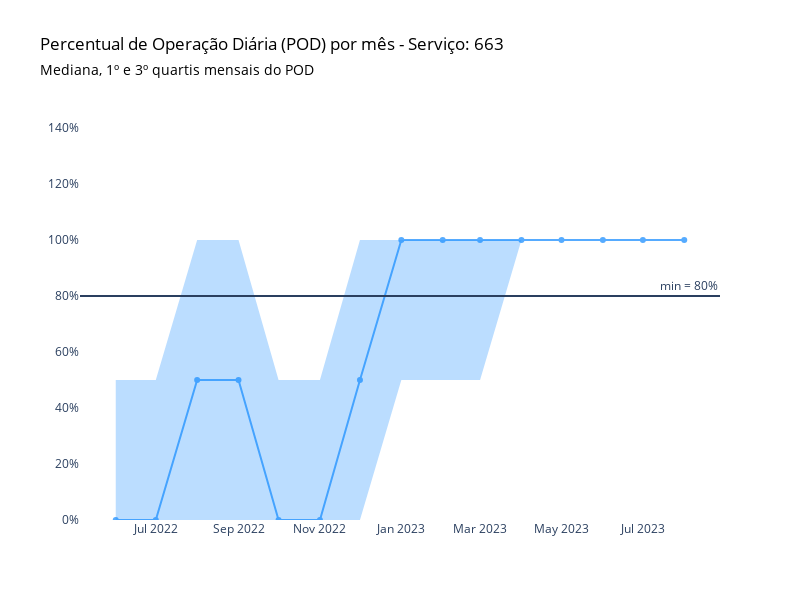

Notebook source saved alongside this figure:
### Code cell
# Criar o gráfico de linha
fig = go.Figure()

# Adicionando área sombreada para pod_pre_reprocessamento
fig.add_trace(go.Scatter(x=median_pre.index, y=q1_pre.values, 
                         line=dict(width=0), fill=None, mode='lines', name='Q1 Pre'))
fig.add_trace(go.Scatter(x=median_pre.index, y=q3_pre.values, 
                         fill='tonexty', fillcolor='rgba(30,144,255,0.3)', mode='lines', name='Q3 Pre', 
                         line=dict(width=0))) 

# Adicionando a linha da mediana para pod_pre_reprocessamento
fig.add_trace(go.Scatter(x=median_pre.index, y=median_pre.values,
                    mode='lines+markers',
                    name='Mediana Antes do Reprocessamento',
                    marker=dict(color='dodgerblue'),
                    opacity=0.75))

# Configurar layout e outros parâmetros do gráfico
fig.update_layout(
    title=dict(text="Percentual de Operação Diária (POD) por mês - Serviço: 663", font=dict(color='black')),
    showlegend=False,
    yaxis_range=[0, 150],
    yaxis_ticksuffix="%",
    width=800,
    height=600,
    plot_bgcolor='white',
    xaxis=dict(showgrid=False, zeroline=False),
    yaxis=dict(showgrid=False, zeroline=False),
    # Adicionando anotações para o subtítulo com cores específicas
    annotations=[
        dict(
            x=-0.065,
            y=1.10,
            xref='paper',
            yref='paper',
            xanchor='left',
            text='Mediana, 1º e 3º quartis mensais do POD',
            showarrow=False,
            font=dict(color='black', size=14)  # Aplicando a cor do título
        )
    ]
)

# Adicionar linha horizontal para indicar o mínimo de 80%
fig.add_hline(y=80, annotation_text="min = 80%")

fig.show()

### Figure 1 — Plotly figure (JSON) as saved in the notebook; plotly's stock layout.template omitted (floating-point values rounded to 4 significant figures)
{"data": [{"line": {"width": 0}, "mode": "lines", "name": "Q1 Pre", "type": "scatter", "x": ["2022-06", "2022-07", "2022-08", "2022-09", "2022-10", "2022-11", "2022-12", "2023-01", "2023-02", "2023-03", "2023-04", "2023-05", "2023-06", "2023-07", "2023-08"], "y": [0, 0, 0, 0, 0, 0, 0, 49.99, 50, 50, 100.0, 100, 100, 100, 100]}, {"fill": "tonexty", "fillcolor": "rgba(30,144,255,0.3)", "line": {"width": 0}, "mode": "lines", "name": "Q3 Pre", "type": "scatter", "x": ["2022-06", "2022-07", "2022-08", "2022-09", "2022-10", "2022-11", "2022-12", "2023-01", "2023-02", "2023-03", "2023-04", "2023-05", "2023-06", "2023-07", "2023-08"], "y": [50, 50, 100, 100, 50, 50, 100, 100, 100.0, 100.0, 100.0, 100, 100, 100, 100]}, {"marker": {"color": "dodgerblue"}, "mode": "lines+markers", "name": "Mediana Antes do Reprocessamento", "opacity": 0.75, "type": "scatter", "x": ["2022-06", "2022-07", "2022-08", "2022-09", "2022-10", "2022-11", "2022-12", "2023-01", "2023-02", "2023-03", "2023-04", "2023-05", "2023-06", "2023-07", "2023-08"], "y": [0, 0, 50, 50, 0, 0, 50, 100, 100.0, 100.0, 100.0, 100, 100, 100, 100]}], "layout": {"annotations": [{"font": {"color": "black", "size": 14}, "showarrow": false, "text": "Mediana, 1º e 3º quartis mensais do POD", "x": -0.065, "xanchor": "left", "xref": "paper", "y": 1.1, "yref": "paper"}, {"showarrow": false, "text": "min = 80%", "x": 1, "xanchor": "right", "xref": "x domain", "y": 80, "yanchor": "bottom", "yref": "y"}], "height": 600, "plot_bgcolor": "white", "shapes": [{"type": "line", "x0": 0, "x1": 1, "xref": "x domain", "y0": 80, "y1": 80, "yref": "y"}], "showlegend": false, "title": {"font": {"color": "black"}, "text": "Percentual de Operação Diária (POD) por mês - Serviço: 663"}, "width": 800, "xaxis": {"showgrid": false, "zeroline": false}, "yaxis": {"range": [0, 150], "showgrid": false, "ticksuffix": "%", "zeroline": false}}}
